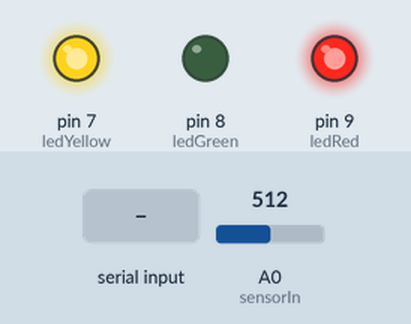
Bench run of a sketch on a simulated Arduino Uno, built with avr-gcc and run on an emulated ATmega328P. Shown: output pins drawn as LEDs (lit = HIGH). The inputs (shaded band) are chosen by the test bench; at power-on: A0 (sensorIn) = 512. WiFi joins after 1.5 s; servers stay silent unless stated; what the sketch prints to the serial monitor is not drawn.

Above: at 2.4 s.
2.5 s: A0 (sensorIn) set to 718
4.0 s: A0 (sensorIn) set to 739
At 4.6 s:
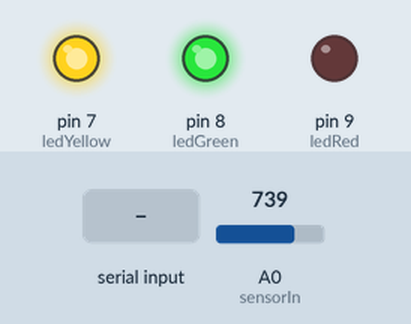
5.5 s: "/" received over Serial
At 5.9 s:
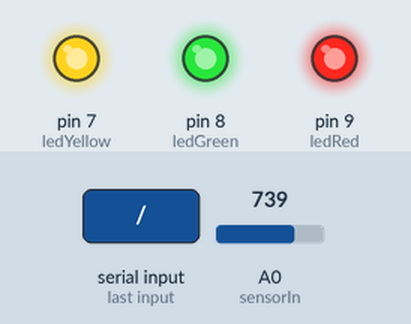
Timing chart, 0 to 8.5 s (numbered marks = the images above; inputs shaded):
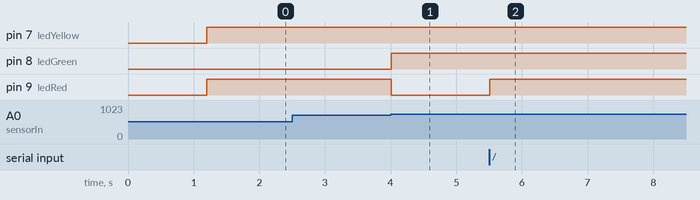

Measured:
- the behaviour switches between 731 and 732 on A0 (sensorIn) (found by bisection; images 0 and 1)
- after the input at 4.0 s, pin 8 (ledGreen): LOW → HIGH at once; pin 9 (ledRed): HIGH → LOW at once
- after the input at 5.5 s, pin 9 (ledRed): LOW → HIGH at once

The sketch:

ATS.ino
```cpp
#include <SPI.h>
#include <Ethernet.h>

// Enter a MAC address and IP address for your controller below.
// The IP address will be dependent on your local network:
byte mac[] = {
  0x00, 0x01, 0x02, 0x00, 0x00, 0x02 //Specify the client's MAC
};
IPAddress ip(10, 0, 0, 41); //Specify the client's IP

// Enter the IP address of the server you're connecting to:
IPAddress server(10, 0, 0, 21); //Specify the server's IP

// Initialize the Ethernet client library
// with the IP address and port of the server
// that you want to connect to (port 23 is default for telnet;
EthernetClient client;


#define sensorIn A0
#define ledRed  9
#define ledGreen  8
#define ledYellow  7
#define port 5555 //Specify the server's PORT
char incomingSerial;
unsigned long time = millis();
float dataMin = 15;   //Min Threesold
float dataMax = 30;   //Max Threesold
int attStat = 0;    //0=idle 1=Cooling 2=Heating;
char mode = 'C';
char temp = 'C';
char incomingEth;
bool connection = false;
int dataMinTemp = 0;
int dataMaxTemp = 0;
long long tempTime = 0;
int DataMinTemp = 0;
int DataMaxTemp =0;


void readSerial(){
    if (Serial.available() > 0) {
             incomingSerial = Serial.read();

             if (incomingSerial == '/'){
                mode = toupper(Serial.read());
              }
    }
}

void readEth(){
      if (client.available() > 0) {
             incomingEth = client.read();

             if (incomingEth == '/'){
                mode = toupper(client.read());
              }
     }
}

//Spegni tutti i LED
void ledReset() {
    digitalWrite(ledRed, HIGH);
    digitalWrite(ledGreen, HIGH);
    digitalWrite(ledYellow, HIGH);
}

//Output dei dati via seriale
void serialOut(float dataTemperature, float dataMin, float dataMax, int attStat) {
  Serial.println((String) "/" + dataTemperature + " " + dataMin + " " + dataMax + " " + attStat + "#");
}

void ethOut(float dataTemperature, float dataMin, float dataMax, int attStat) {
  client.println((String) "/" + dataTemperature + " " + dataMin + " " + dataMax + " " + attStat + "#");
}

void setup() {
    Serial.begin(9600);
    // You can use Ethernet.init(pin) to configure the CS pin
    Ethernet.init(10);  // Most Arduino shields
    //Ethernet.init(5);   // MKR ETH shield
    //Ethernet.init(0);   // Teensy 2.0
    //Ethernet.init(20);  // Teensy++ 2.0
    //Ethernet.init(15);  // ESP8266 with Adafruit Featherwing Ethernet
    //Ethernet.init(33);  // ESP32 with Adafruit Featherwing Ethernet
    Ethernet.begin(mac, ip);

    // give the Ethernet shield a second to initialize:
    delay(1000);

    Serial.println("Connecting...");
    // if you get a connection, report back via serial:
    if (client.connect(server, port)) {
     connection=true;
     Serial.println("Connected");
    } else {
      // if you didn't get a connection to the server:
      Serial.println("Connection failed");
  }


    pinMode(7, OUTPUT);
    pinMode(8, OUTPUT);
    pinMode(9, OUTPUT);
    long long time = millis();


}

void loop() {

    //Reset stato LED

    ledReset();

    float dataTemperature = 5.0+(analogRead(sensorIn)/1024.0*35.0); //temp attuale;

    // if there are incoming bytes available
    // from the server, read them and print them:
    //Serial.print(incomingEth);


    //Verifica di dati in arrivo

    readSerial();
    readEth();

    //Switch operazionale per le funzioni implementate

    switch (mode)
    {
      case 'D': //Output manuale, ritorna automaticamente alla funzione precedente
      serialOut(dataTemperature,dataMin,dataMax,attStat);
      ethOut(dataTemperature,dataMin,dataMax,attStat);
      mode = temp;
      break;


      case 'L': //Attuatore manualmente in modalitÃ¡ di riscaldamento
      attStat=2;
      digitalWrite(ledYellow, LOW);
      temp = mode;
      break;


      case 'H': //Attuatore manualmente in modalitÃ¡ di raffreddamento
      attStat=1;
      digitalWrite(ledRed, LOW);
      temp = mode;
      break;


      case 'M': //Dispositivo in idle
      attStat=0;
      digitalWrite(ledGreen, LOW);
      temp = mode;
      break;


      case 'C':     //Determinazione stato attuatore
      tempTime = millis();

      if (dataTemperature<dataMin){
        attStat=2;
        digitalWrite(ledYellow, LOW);
      }

      else if (dataTemperature>dataMax){
        attStat=1;
        digitalWrite(ledRed, LOW);
      }

      else{
        attStat=0;
        digitalWrite(ledGreen, LOW);
      }


     //Condizione standard di print (ogni 5 minuti)
      if (tempTime >= time + 300000)
      {
        serialOut(dataTemperature,dataMin,dataMax,attStat);
        ethOut(dataTemperature,dataMin,dataMax,attStat);
        time = millis();
      }
      temp = mode;
      break;


      case 'S': //Input di nuove temperature di minima e massima


      dataMinTemp = Serial.parseFloat();
      dataMaxTemp = Serial.parseFloat();

      if(connection)
      {
        dataMinTemp = client.parseFloat();
        dataMaxTemp = client.parseFloat();
      }

      if (dataMinTemp >= 5.0 && dataMinTemp <= 40.0 && dataMinTemp < dataMaxTemp )
      {
        dataMin = dataMinTemp;
      }

      if (dataMaxTemp >= 5.0 && dataMaxTemp <= 40.0 && dataMinTemp < dataMaxTemp)
      {
        dataMax = dataMaxTemp;
      }


      mode = temp;
      break;


      }
    delay(100);
}
```
